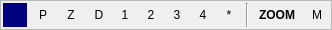
<?xml version="1.0" encoding="UTF-8"?>
<ui version="4.0">
 <class>TMain_form</class>
 <widget class="QDialog" name="TMain_form">
  <property name="geometry">
   <rect>
    <x>0</x>
    <y>0</y>
    <width>393</width>
    <height>42</height>
   </rect>
  </property>
  <property name="sizePolicy">
   <sizepolicy hsizetype="Fixed" vsizetype="Fixed">
    <horstretch>0</horstretch>
    <verstretch>0</verstretch>
   </sizepolicy>
  </property>
  <property name="windowTitle">
   <string>Panel</string>
  </property>
  <layout class="QVBoxLayout" name="verticalLayout">
   <property name="spacing">
    <number>0</number>
   </property>
   <property name="sizeConstraint">
    <enum>QLayout::SetFixedSize</enum>
   </property>
   <property name="leftMargin">
    <number>0</number>
   </property>
   <property name="topMargin">
    <number>0</number>
   </property>
   <property name="rightMargin">
    <number>0</number>
   </property>
   <property name="bottomMargin">
    <number>0</number>
   </property>
   <item>
    <widget class="QFrame" name="frame_2">
     <property name="sizePolicy">
      <sizepolicy hsizetype="Expanding" vsizetype="Expanding">
       <horstretch>0</horstretch>
       <verstretch>0</verstretch>
      </sizepolicy>
     </property>
     <property name="frameShape">
      <enum>QFrame::StyledPanel</enum>
     </property>
     <property name="frameShadow">
      <enum>QFrame::Raised</enum>
     </property>
     <property name="lineWidth">
      <number>2</number>
     </property>
     <layout class="QGridLayout" name="gridLayout" rowstretch="0">
      <property name="leftMargin">
       <number>2</number>
      </property>
      <property name="topMargin">
       <number>2</number>
      </property>
      <property name="rightMargin">
       <number>2</number>
      </property>
      <property name="bottomMargin">
       <number>2</number>
      </property>
      <property name="spacing">
       <number>2</number>
      </property>
      <item row="0" column="4">
       <layout class="QHBoxLayout" name="horizontalLayout_3">
        <property name="spacing">
         <number>4</number>
        </property>
        <item>
         <widget class="QFrame" name="frame">
          <property name="sizePolicy">
           <sizepolicy hsizetype="Fixed" vsizetype="Fixed">
            <horstretch>0</horstretch>
            <verstretch>0</verstretch>
           </sizepolicy>
          </property>
          <property name="minimumSize">
           <size>
            <width>24</width>
            <height>24</height>
           </size>
          </property>
          <property name="maximumSize">
           <size>
            <width>32</width>
            <height>32</height>
           </size>
          </property>
          <property name="cursor">
           <cursorShape>SizeAllCursor</cursorShape>
          </property>
          <property name="mouseTracking">
           <bool>false</bool>
          </property>
          <property name="contextMenuPolicy">
           <enum>Qt::ActionsContextMenu</enum>
          </property>
          <property name="autoFillBackground">
           <bool>false</bool>
          </property>
          <property name="styleSheet">
           <string notr="true">background-color: rgb(0, 0, 127);</string>
          </property>
          <property name="frameShape">
           <enum>QFrame::NoFrame</enum>
          </property>
          <property name="frameShadow">
           <enum>QFrame::Raised</enum>
          </property>
          <property name="lineWidth">
           <number>1</number>
          </property>
         </widget>
        </item>
        <item>
         <widget class="QToolButton" name="SpeedButtonMenu">
          <property name="minimumSize">
           <size>
            <width>24</width>
            <height>24</height>
           </size>
          </property>
          <property name="maximumSize">
           <size>
            <width>32</width>
            <height>32</height>
           </size>
          </property>
          <property name="contextMenuPolicy">
           <enum>Qt::ActionsContextMenu</enum>
          </property>
          <property name="text">
           <string>P</string>
          </property>
          <property name="icon">
           <iconset resource="panel.qrc">
            <normaloff>:/new/prefix1/bmp/menu.PNG</normaloff>:/new/prefix1/bmp/menu.PNG</iconset>
          </property>
          <property name="popupMode">
           <enum>QToolButton::InstantPopup</enum>
          </property>
          <property name="autoRaise">
           <bool>true</bool>
          </property>
         </widget>
        </item>
        <item>
         <widget class="QToolButton" name="SpeedButtonZeus">
          <property name="minimumSize">
           <size>
            <width>24</width>
            <height>24</height>
           </size>
          </property>
          <property name="maximumSize">
           <size>
            <width>32</width>
            <height>32</height>
           </size>
          </property>
          <property name="text">
           <string>Z</string>
          </property>
          <property name="icon">
           <iconset resource="panel.qrc">
            <normaloff>:/new/prefix1/bmp/BRINGUP.png</normaloff>:/new/prefix1/bmp/BRINGUP.png</iconset>
          </property>
          <property name="checkable">
           <bool>true</bool>
          </property>
          <property name="autoRaise">
           <bool>true</bool>
          </property>
         </widget>
        </item>
        <item>
         <layout class="QHBoxLayout" name="horizontalLayout">
          <property name="spacing">
           <number>2</number>
          </property>
          <item>
           <widget class="QToolButton" name="SpeedButtonDeskGrid">
            <property name="minimumSize">
             <size>
              <width>24</width>
              <height>24</height>
             </size>
            </property>
            <property name="maximumSize">
             <size>
              <width>32</width>
              <height>32</height>
             </size>
            </property>
            <property name="text">
             <string>D</string>
            </property>
            <property name="icon">
             <iconset resource="panel.qrc">
              <normaloff>:/new/prefix1/bmp/CELLULES.png</normaloff>:/new/prefix1/bmp/CELLULES.png</iconset>
            </property>
            <property name="checkable">
             <bool>true</bool>
            </property>
            <property name="checked">
             <bool>false</bool>
            </property>
            <property name="autoRaise">
             <bool>true</bool>
            </property>
           </widget>
          </item>
          <item>
           <widget class="QToolButton" name="SpeedButtonDesk1">
            <property name="minimumSize">
             <size>
              <width>24</width>
              <height>24</height>
             </size>
            </property>
            <property name="maximumSize">
             <size>
              <width>32</width>
              <height>32</height>
             </size>
            </property>
            <property name="text">
             <string>1</string>
            </property>
            <property name="icon">
             <iconset resource="panel.qrc">
              <normaloff>:/new/prefix1/bmp/tl.png</normaloff>:/new/prefix1/bmp/tl.png</iconset>
            </property>
            <property name="checkable">
             <bool>true</bool>
            </property>
            <property name="autoRaise">
             <bool>true</bool>
            </property>
           </widget>
          </item>
          <item>
           <widget class="QToolButton" name="SpeedButtonDesk2">
            <property name="minimumSize">
             <size>
              <width>24</width>
              <height>24</height>
             </size>
            </property>
            <property name="maximumSize">
             <size>
              <width>32</width>
              <height>32</height>
             </size>
            </property>
            <property name="text">
             <string>2</string>
            </property>
            <property name="icon">
             <iconset resource="panel.qrc">
              <normaloff>:/new/prefix1/bmp/tr.png</normaloff>:/new/prefix1/bmp/tr.png</iconset>
            </property>
            <property name="checkable">
             <bool>true</bool>
            </property>
            <property name="autoRaise">
             <bool>true</bool>
            </property>
           </widget>
          </item>
          <item>
           <widget class="QToolButton" name="SpeedButtonDesk3">
            <property name="minimumSize">
             <size>
              <width>24</width>
              <height>24</height>
             </size>
            </property>
            <property name="maximumSize">
             <size>
              <width>32</width>
              <height>32</height>
             </size>
            </property>
            <property name="text">
             <string>3</string>
            </property>
            <property name="icon">
             <iconset resource="panel.qrc">
              <normaloff>:/new/prefix1/bmp/bl.png</normaloff>:/new/prefix1/bmp/bl.png</iconset>
            </property>
            <property name="checkable">
             <bool>true</bool>
            </property>
            <property name="autoRaise">
             <bool>true</bool>
            </property>
           </widget>
          </item>
          <item>
           <widget class="QToolButton" name="SpeedButtonDesk4">
            <property name="minimumSize">
             <size>
              <width>24</width>
              <height>24</height>
             </size>
            </property>
            <property name="maximumSize">
             <size>
              <width>32</width>
              <height>32</height>
             </size>
            </property>
            <property name="text">
             <string>4</string>
            </property>
            <property name="icon">
             <iconset resource="panel.qrc">
              <normaloff>:/new/prefix1/bmp/br.png</normaloff>:/new/prefix1/bmp/br.png</iconset>
            </property>
            <property name="checkable">
             <bool>true</bool>
            </property>
            <property name="autoRaise">
             <bool>true</bool>
            </property>
           </widget>
          </item>
          <item>
           <widget class="QToolButton" name="SpeedButtonDesk5">
            <property name="minimumSize">
             <size>
              <width>24</width>
              <height>24</height>
             </size>
            </property>
            <property name="maximumSize">
             <size>
              <width>32</width>
              <height>32</height>
             </size>
            </property>
            <property name="text">
             <string>*</string>
            </property>
            <property name="icon">
             <iconset resource="panel.qrc">
              <normaloff>:/new/prefix1/bmp/shared.png</normaloff>:/new/prefix1/bmp/shared.png</iconset>
            </property>
            <property name="checkable">
             <bool>true</bool>
            </property>
            <property name="autoRaise">
             <bool>true</bool>
            </property>
           </widget>
          </item>
          <item>
           <widget class="Line" name="line_2">
            <property name="sizePolicy">
             <sizepolicy hsizetype="Fixed" vsizetype="Expanding">
              <horstretch>0</horstretch>
              <verstretch>0</verstretch>
             </sizepolicy>
            </property>
            <property name="minimumSize">
             <size>
              <width>8</width>
              <height>0</height>
             </size>
            </property>
            <property name="maximumSize">
             <size>
              <width>5</width>
              <height>16777215</height>
             </size>
            </property>
            <property name="orientation">
             <enum>Qt::Vertical</enum>
            </property>
           </widget>
          </item>
          <item>
           <widget class="QToolButton" name="SpeedButtonLupa">
            <property name="minimumSize">
             <size>
              <width>48</width>
              <height>24</height>
             </size>
            </property>
            <property name="maximumSize">
             <size>
              <width>48</width>
              <height>32</height>
             </size>
            </property>
            <property name="font">
             <font>
              <weight>75</weight>
              <bold>true</bold>
             </font>
            </property>
            <property name="text">
             <string>ZOOM</string>
            </property>
            <property name="icon">
             <iconset resource="panel.qrc">
              <normaloff>:/new/prefix1/bmp/TRISIZE.png</normaloff>:/new/prefix1/bmp/TRISIZE.png</iconset>
            </property>
            <property name="checkable">
             <bool>true</bool>
            </property>
            <property name="checked">
             <bool>false</bool>
            </property>
            <property name="toolButtonStyle">
             <enum>Qt::ToolButtonTextOnly</enum>
            </property>
            <property name="autoRaise">
             <bool>true</bool>
            </property>
           </widget>
          </item>
         </layout>
        </item>
        <item>
         <widget class="QToolButton" name="SpeedButtonMinimize">
          <property name="minimumSize">
           <size>
            <width>24</width>
            <height>24</height>
           </size>
          </property>
          <property name="maximumSize">
           <size>
            <width>32</width>
            <height>32</height>
           </size>
          </property>
          <property name="text">
           <string>M</string>
          </property>
          <property name="icon">
           <iconset resource="panel.qrc">
            <normaloff>:/new/prefix1/bmp/ZWIN.png</normaloff>:/new/prefix1/bmp/ZWIN.png</iconset>
          </property>
          <property name="autoRaise">
           <bool>true</bool>
          </property>
         </widget>
        </item>
       </layout>
      </item>
     </layout>
    </widget>
   </item>
  </layout>
  <action name="actionExit">
   <property name="text">
    <string>Exit</string>
   </property>
  </action>
 </widget>
 <layoutdefault spacing="6" margin="11"/>
 <resources>
  <include location="panel.qrc"/>
 </resources>
 <connections/>
</ui>
